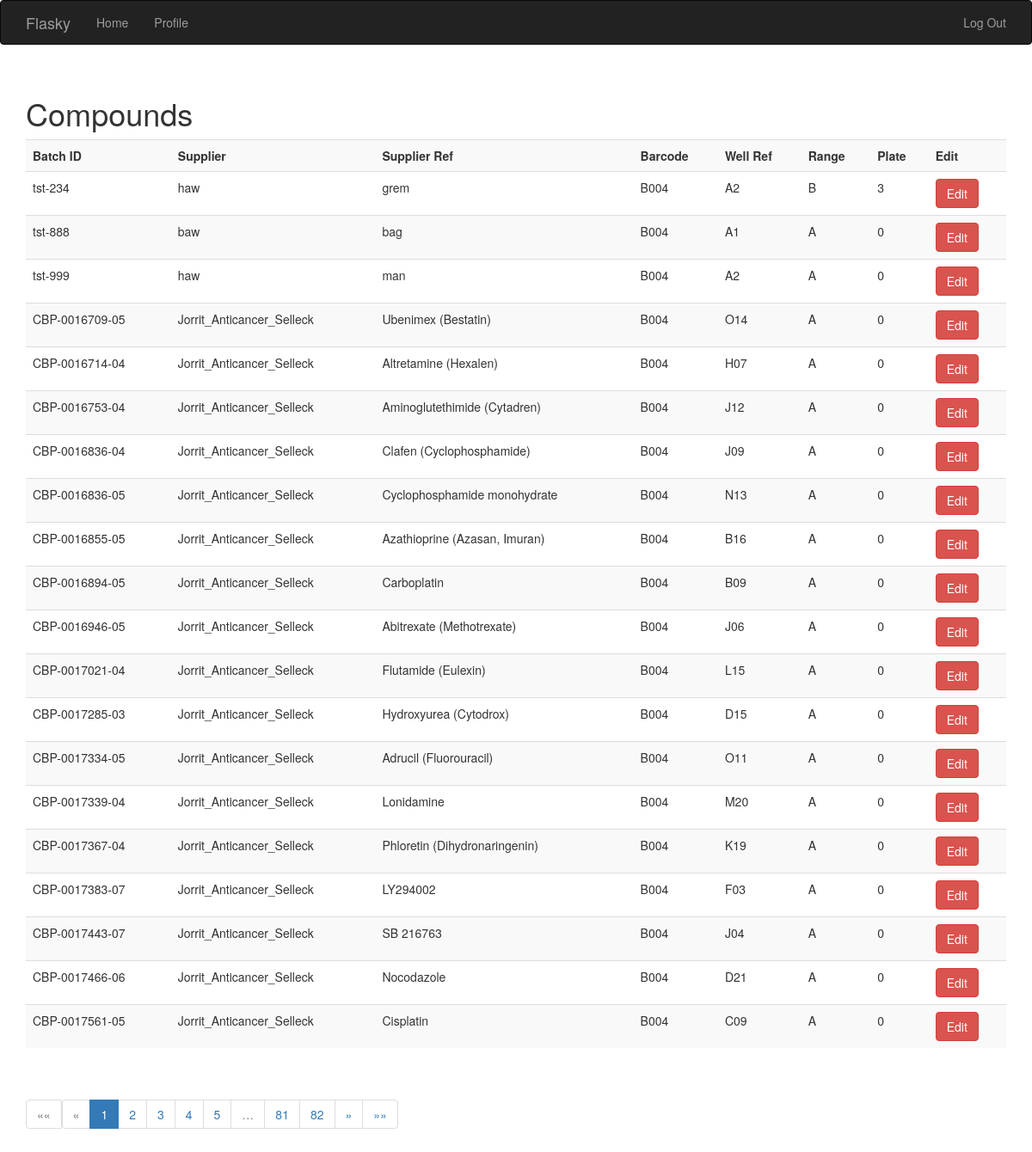
The page /showcompound (signed in) on the database as committed earlier.
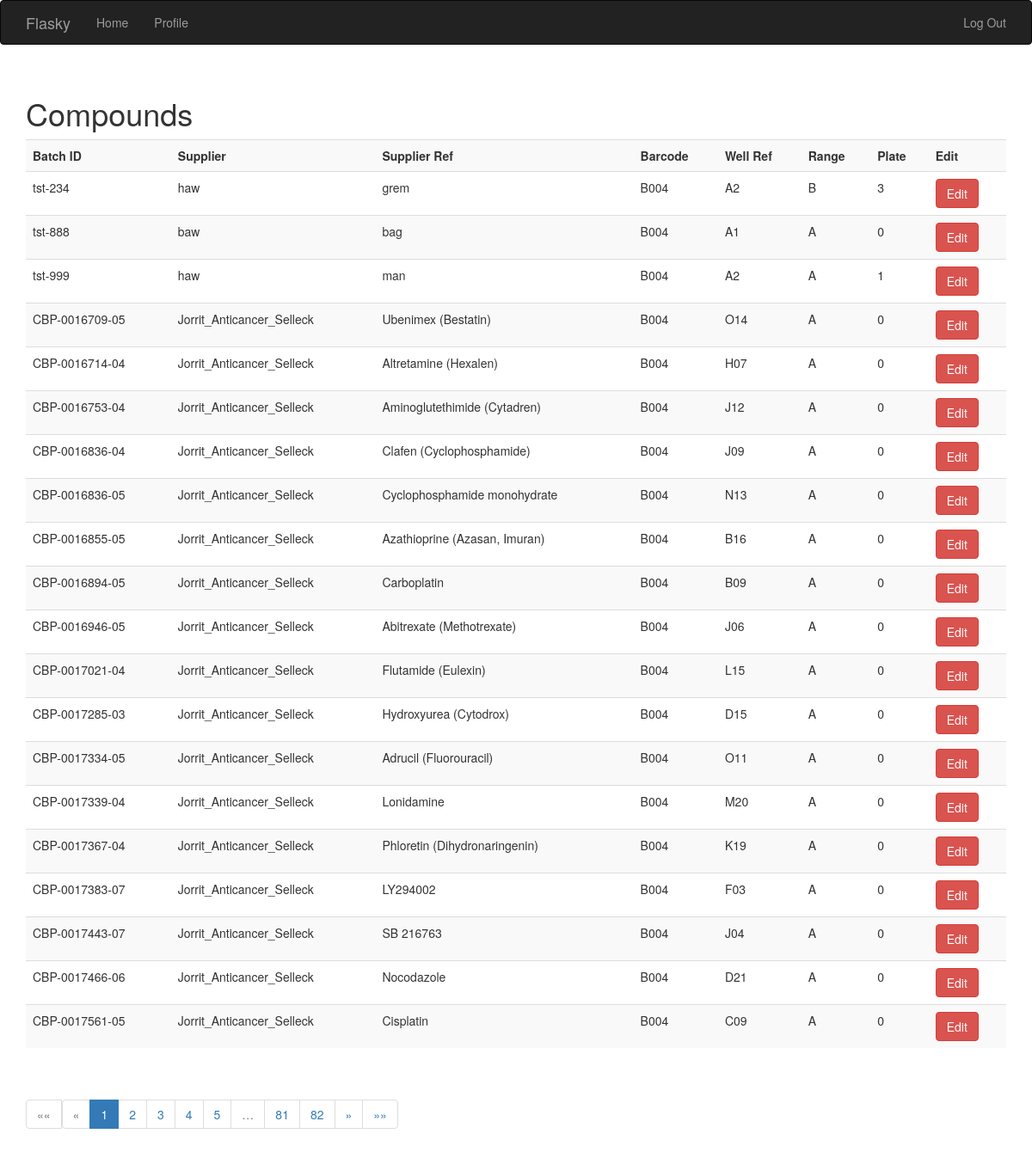
The same page on the database as committed later.
### app/models.py (models this page shows, shortened)
class CompoundDB(db.Model):
    __tablename__ = 'compoundsdb'
    id = db.Column(db.Integer, primary_key=True)
    formatted_batch_id = db.Column(db.String(64), unique=True, index=True)
    supplier = db.Column(db.String(64), unique=False, index=True)
    supplier_ref = db.Column(db.String(64), unique=False, index=True)
    well_ref = db.Column(db.String(64), unique=False, index=True)
    barcode = db.Column(db.String(64), unique=False, index=True)
    starting_concentration = db.Column(db.String(64), unique=False, index=True)
    concentration_range = db.Column(db.String(64), unique=False, index=True)
    def __repr__(self):
        return '<compound_id %r>' % self.id

### app/main/views.py (the view)
@main.route('/showcompound', methods=['GET'])
@login_required
def show_compound():
    page = request.args.get('page', 1, type=int)
    pagination = CompoundDB.query.order_by(CompoundDB.id).paginate(page, per_page=20, error_out=False)
    print(pagination.items)
    compound = pagination.items
    page_10 = pagination.next_num+9
    if page_10 > pagination.pages:
        pageincrement = pagination.pages
    else:
        pageincrement = page_10
    page_decrement = page - 10
    if page_decrement < 1:
        page_decrement = 1
    print(page_decrement)
    return render_template('showcompound.html', compound=compound, pagination=pagination, pageincrement=pageincrement, page_decrement=page_decrement)

### app/main/__init__.py (called while the page is built)
@main.app_context_processor
def inject_permissions():
    return dict(Pemission=Permission)

### app/models.py (called while the page is built)
@login_manager.user_loader
def load_user(user_id):
    return User.query.get(int(user_id))

### app/templates/showcompound.html (shortened to what this page needs)
{% extends "base.html" %}
{% import "bootstrap/wtf.html" as wtf %}
{% import "_macros.html" as macros %}
{% block page_content %}
<div class="page-header">
    <h1>Compounds</h1>
{% include '_showcompound.html' %}
    {% if pagination %}
    <div class="pagination">
    {{ macros.pagination_widget(page_decrement, pageincrement, pagination, '.show_compound' ) }}
</div>
    {% endif %}
</div>
{% endblock %}

### app/templates/_showcompound.html (shortened to what this page needs)
<p>
    <table class="table table-striped">
    <tr>
    <th>Batch ID</th>
    <th>Supplier</th>
    <th>Supplier Ref</th>
        <th>Barcode</th>
        <th>Well Ref</th>
        <th>Range</th>
        <th>Plate</th>
        <th>Edit</th>
  </tr>
    {% for compounds in compound %}
       <tr>
        <td>{{ compounds.formatted_batch_id }}</td> <td>{{ compounds.supplier }}</td> <td>{{ compounds.supplier_ref }}</td> <td>{{ compounds.barcode }}</td> <td>{{ compounds.well_ref }}</td> <td>{{ compounds.concentration_range }}</td> <td>{{ compounds.starting_concentration }}</td>
        <td>
           <a class="btn btn-danger"
            href="{{ url_for('.edit_compound', batch_id = compounds.formatted_batch_id ) }}">
            Edit
               </a>
            </td>
        {% endfor %}
        </tr>
    </table>
</p>

Rows that differ between the two databases and show on the page:
changed CompoundDB "tst-999": starting_concentration "0" → "1"
